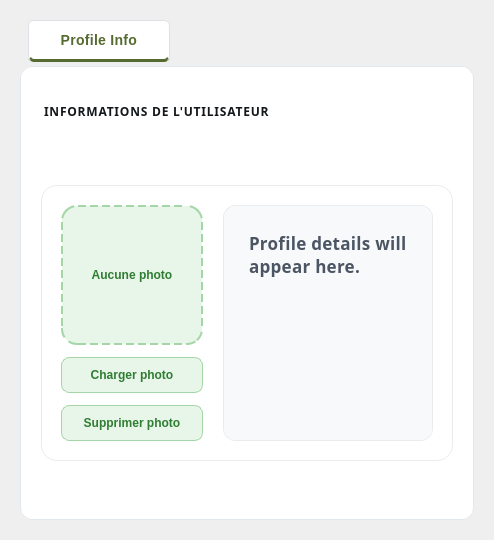
        <widget class="QWidget" name="profilePage">
         <layout class="QVBoxLayout" name="profileLayout">
          <property name="leftMargin">
           <number>20</number>
          </property>
          <property name="topMargin">
           <number>20</number>
          </property>
          <property name="rightMargin">
           <number>20</number>
          </property>
          <property name="bottomMargin">
           <number>20</number>
          </property>
          <item>
           <widget class="QTabWidget" name="profileTabWidget">
            <property name="styleSheet">
             <string notr="true">/* Enhanced Profile Tab Widget - Modern Flat Design */
QTabWidget::pane {
    border: 1px solid #e1e8ed;
    border-radius: 12px;
    background-color: #ffffff;
    margin-top: 4px;
}

QTabWidget::tab-bar {
    alignment: left;
    left: 8px;
}

QTabBar::tab {
    background-color: #f8f9fa;
    border: 1px solid #dee2e6;
    border-bottom: none;
    border-radius: 6px 6px 0 0;
    padding: 12px 20px;
    margin-right: 2px;
    font-weight: 700;
    color: #495057;
    font-family: 'Poppins', 'Segoe UI', Arial, sans-serif;
    font-size: 14px;
    min-width: 100px;
    letter-spacing: 0.3px;
}

QTabBar::tab:selected {
    background-color: #ffffff;
    color: #556B2F;
    border-bottom: 3px solid #556B2F;
    font-weight: 700;
}


QTabBar::tab:hover:!selected {
    background-color: #e9ecef;
    color: #495057;
    border-bottom: 3px solid #adb5bd;
}
</string>
            </property>
            <property name="currentIndex">
             <number>0</number>
            </property>
            <widget class="QWidget" name="profileInfoTab">
             <attribute name="title">
              <string>Profile Info</string>
             </attribute>
             <layout class="QVBoxLayout" name="profileInfoLayout">
              <property name="spacing">
               <number>24</number>
              </property>
              <property name="leftMargin">
               <number>20</number>
              </property>
              <property name="topMargin">
               <number>20</number>
              </property>
              <property name="rightMargin">
               <number>20</number>
              </property>
              <property name="bottomMargin">
               <number>20</number>
              </property>
              <item>
               <widget class="QLabel" name="profileInfoTitle">
                <property name="font">
                 <font>
                  <family>Poppins</family>
                  <bold>true</bold>
                 </font>
                </property>
                <property name="styleSheet">
                 <string notr="true">QLabel {
    color: #14171a;
    font-weight: 700;
    letter-spacing: 0.8px;
    margin-bottom: 20px;
    font-family: 'Poppins', 'Segoe UI', Arial, sans-serif;
    border-bottom: 1px solid #e1e8ed;
    padding: 16px 0px 20px 0px;
}

QLabel:hover {
    color: #2E7D32;              /* Green hover */
    text-decoration: underline;
}
</string>
                </property>
                <property name="text">
                 <string>INFORMATIONS DE L'UTILISATEUR</string>
                </property>
               </widget>
              </item>
              <item>
               <widget class="QWidget" name="profileInfoCard" native="true">
                <property name="styleSheet">
                 <string notr="true">QWidget#profileInfoCard {
    background-color: #ffffff;
    border: 1px solid #e9ecef;
    border-radius: 16px;
}</string>
                </property>
                <layout class="QHBoxLayout" name="profileInfoCardLayout">
                 <property name="spacing">
                  <number>20</number>
                 </property>
                 <property name="leftMargin">
                  <number>20</number>
                 </property>
                 <property name="topMargin">
                  <number>20</number>
                 </property>
                 <property name="rightMargin">
                  <number>20</number>
                 </property>
                 <property name="bottomMargin">
                  <number>20</number>
                 </property>
                 <item>
                  <widget class="QWidget" name="profilePhotoPanel" native="true">
                   <layout class="QVBoxLayout" name="profilePhotoLayout">
                    <property name="spacing">
                     <number>12</number>
                    </property>
                    <property name="leftMargin">
                     <number>0</number>
                    </property>
                    <property name="topMargin">
                     <number>0</number>
                    </property>
                    <property name="rightMargin">
                     <number>0</number>
                    </property>
                    <property name="bottomMargin">
                     <number>0</number>
                    </property>
                    <item>
                     <widget class="QLabel" name="profilePhotoLabel">
                      <property name="minimumSize">
                       <size>
                        <width>140</width>
                        <height>140</height>
                       </size>
                      </property>
                      <property name="maximumSize">
                       <size>
                        <width>160</width>
                        <height>160</height>
                       </size>
                      </property>
                      <property name="styleSheet">
                       <string notr="true">QLabel {
    background-color: #E8F5E9;   /* Light green */
    border: 2px dashed #A5D6A7;  /* Green dashed border */
    border-radius: 16px;
    color: #2E7D32;              /* Green text */
    font-weight: 600;
    font-family: 'Poppins', 'Segoe UI', Arial, sans-serif;
}
</string>
                      </property>
                      <property name="text">
                       <string>Aucune photo</string>
                      </property>
                      <property name="alignment">
                       <set>Qt::AlignmentFlag::AlignCenter</set>
                      </property>
                     </widget>
                    </item>
                    <item>
                     <widget class="QPushButton" name="uploadPhotoBtn">
                      <property name="minimumSize">
                       <size>
                        <width>140</width>
                        <height>36</height>
                       </size>
                      </property>
                      <property name="styleSheet">
                       <string notr="true">QPushButton {
    background-color: #E8F5E9;   /* Light green */
    color: #2E7D32;              /* Green text */
    border: 1px solid #A5D6A7;   /* Green border */
    border-radius: 8px;
    padding: 6px 12px;
    font-weight: 500;
    font-family: 'Poppins', 'Segoe UI', Arial, sans-serif;
}

QPushButton:hover {
    background-color: #DFF1E3;   /* Slightly darker green */
}
</string>
                      </property>
                      <property name="text">
                       <string>Charger photo</string>
                      </property>
                     </widget>
                    </item>
                    <item>
                     <widget class="QPushButton" name="removePhotoBtn">
                      <property name="minimumSize">
                       <size>
                        <width>140</width>
                        <height>36</height>
                       </size>
                      </property>
                      <property name="styleSheet">
                       <string notr="true">QPushButton {
    background-color: #E8F5E9;   /* Light green */
    color: #2E7D32;              /* Green text */
    border: 1px solid #A5D6A7;   /* Green border */
    border-radius: 8px;
    padding: 6px 12px;
    font-weight: 500;
    font-family: 'Poppins', 'Segoe UI', Arial, sans-serif;
}

QPushButton:hover {
    background-color: #DFF1E3;   /* Slightly darker green */
}
</string>
                      </property>
                      <property name="text">
                       <string>Supprimer photo</string>
                      </property>
                     </widget>
                    </item>
                   </layout>
                  </widget>
                 </item>
                 <item>
                  <widget class="QLabel" name="profileInfoContent">
                   <property name="font">
                    <font>
                     <family>Poppins</family>
                     <pointsize>13</pointsize>
                     <fontweight>DemiBold</fontweight>
                    </font>
                   </property>
                   <property name="styleSheet">
                    <string notr="true">QLabel {
    color: #4b5563;
    font-weight: 600;
    line-height: 1.6;
    background-color: #f8f9fa;
    border: 1px solid #e9ecef;
    border-radius: 12px;
    padding: 20px;
    font-family: 'Poppins', 'Segoe UI', Arial, sans-serif;
    letter-spacing: 0.3px;
}</string>
                   </property>
                   <property name="text">
                    <string>Profile details will appear here.</string>
                   </property>
                   <property name="alignment">
                    <set>Qt::AlignmentFlag::AlignLeading|Qt::AlignmentFlag::AlignLeft|Qt::AlignmentFlag::AlignTop</set>
                   </property>
                   <property name="wordWrap">
                    <bool>true</bool>
                   </property>
                  </widget>
                 </item>
                </layout>
               </widget>
              </item>
              <item>
               <spacer name="profileInfoSpacer">
                <property name="orientation">
                 <enum>Qt::Orientation::Vertical</enum>
                </property>
                <property name="sizeHint" stdset="0">
                 <size>
                  <width>20</width>
                  <height>40</height>
                 </size>
                </property>
               </spacer>
              </item>
             </layout>
            </widget>
           </widget>
          </item>
         </layout>
        </widget>
